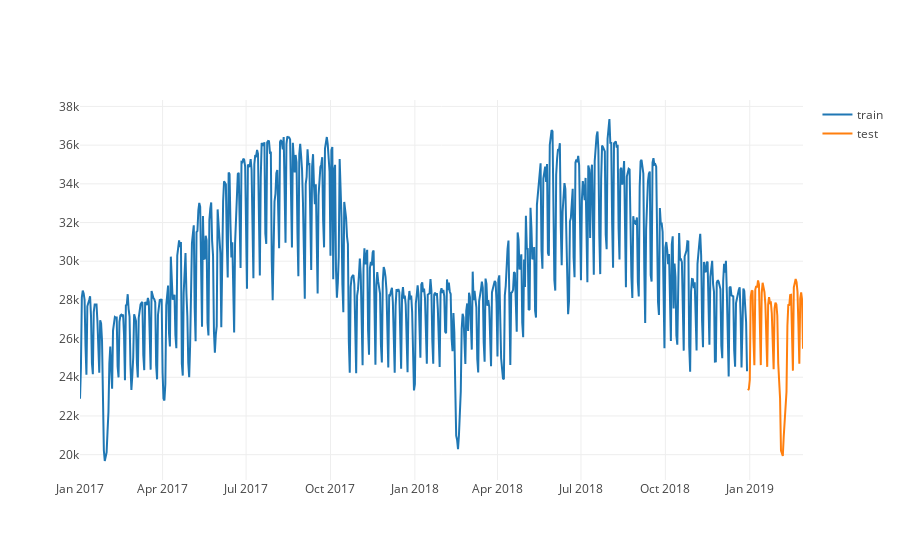

Notebook code for this chart:
### Code cell
split_date = pd.Timestamp('2018-12-29')
train = df.loc[df['日期'] <= split_date]
test = df.loc[df['日期'] > split_date]
trace_train = go.Scatter(x=train['日期'], y=train['尖峰負載(MW)'], name='train')
trace_test = go.Scatter(x=test['日期'], y=test['尖峰負載(MW)'], name='test')
data = [trace_train, trace_test]
iplot(data)
